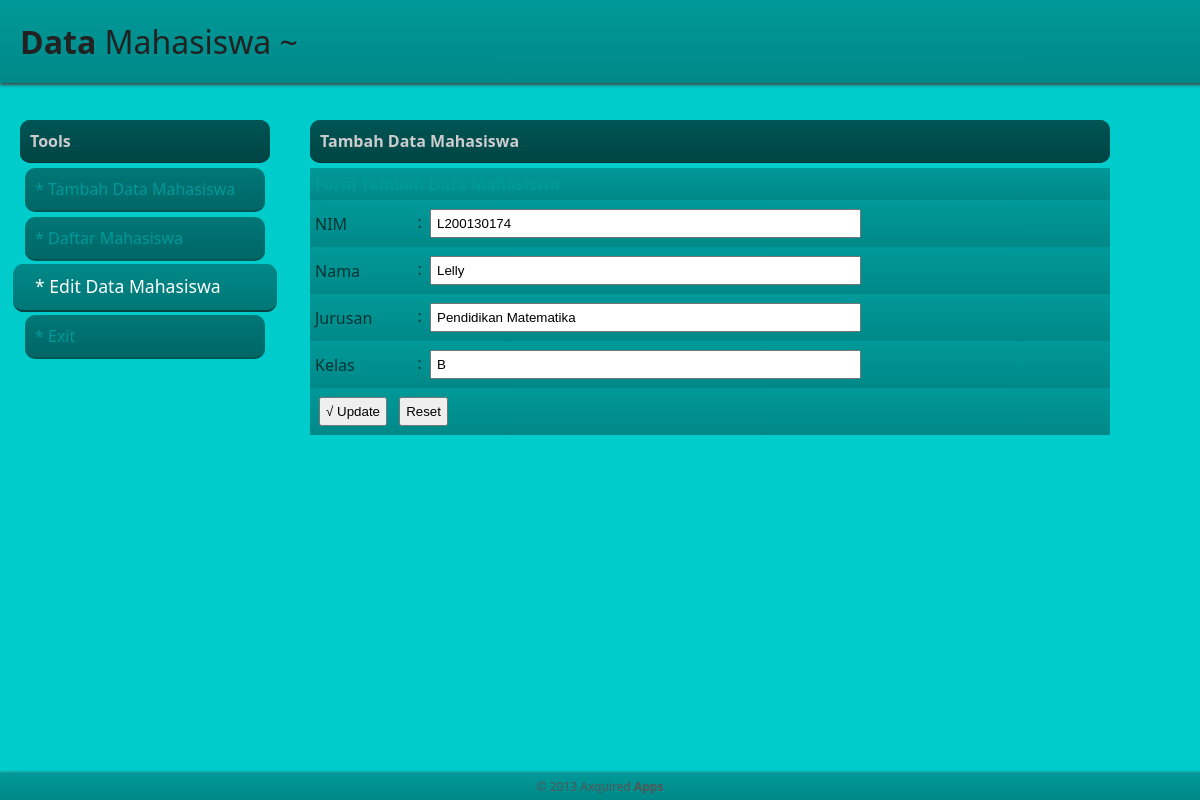
/front.php?n=editData&idEdit=2, run on the app's committed database.
### tables this page shows
CREATE TABLE IF NOT EXISTS `mhs` (
  `id` int(3) NOT NULL,
  `nim` varchar(11) NOT NULL,
  `nama` varchar(30) NOT NULL,
  `jurusan` varchar(30) NOT NULL,
  `kelas` varchar(2) NOT NULL
);

### inc/editData.php (the view, shortened to what this page needs)
<span>Tambah Data Mahasiswa </span>
<?php
	$id = $_GET[idEdit];
	$q = mysql_query("SELECT * FROM mhs WHERE id='$id'");
	while($ed=mysql_fetch_array($q)){
?>
<form id="formAdd" method="post">
<table width="100%" border="0" cellspacing="0" cellpadding="5">
  <thead>
    <th align="left" colspan="2">Form Tambah Data Mahasiswa</th>
  </thead>
  <tbody>
  <tr>
    <td>NIM</td>
    <td>: <input type="text" name="nim" placeholder="NIM" size="50" value="<?php echo $ed[nim]; ?>" required></td>
  </tr>
  <tr>
    <td>Nama</td>
    <td>: <input type="text" name="nama" placeholder="Nama Mahasiswa" size="50" value="<?php echo $ed[nama]; ?>" required></td>
  </tr>
  <tr>
    <td>Jurusan</td>
    <td>: <input type="text" name="jurusan" placeholder="Jurusan" size="50" value="<?php echo $ed[jurusan] ?>" required></td>
  </tr>
  <tr>
    <td>Kelas</td>
    <td>: <input type="text" name="kelas" placeholder="Kelas" size="50" value="<?php echo $ed[kelas] ?>" required></td>
  </tr>
  <tr>
    <td colspan="2"><input type="submit" name="UPDATE" value="&radic; Update"> <input type="reset"></td>
  </tr>
  </tbody>
</table>
</form>
<?php
}
?>

### defaultCSS.css (style rules this page uses)
body { margin:0; padding:0; background-color:#00CCCC; font-family:"Segoe UI", "Trebuchet MS", Verdana; }
.leftMenu > span, .leftMenu > a, .rightContent > span { display:block; padding:10px; border-radius: 10px; }
div#contenMid .leftMenu span, div#contenMid .rightContent span { background-image:-moz-linear-gradient(top, #005555, #004444); background-image:-webkit-linear-gradient(top, #005555, #004444); background-color:#005555; color:#CCC; border-bottom:#003333 1px solid; margin-bottom:5px; font-weight:bold; }
.rightContent table thead { color: #009999; background-image:-moz-linear-gradient(top, #006666, #005555); background-image:-webkit-linear-gradient(top, #009999, #008888); }
.rightContent table tbody tr { color:#003333; background-image:-moz-linear-gradient(top, #009999, #008888); background-image:-webkit-linear-gradient(top, #009999, #008888); text-transform:capitalize; }
form#formAdd input { text-transform:capitalize; padding:5px; margin:4px; }

### data on the page
mhs: nim "l200130174", nama "Lelly", jurusan "pendidikan matematika", kelas "b"
